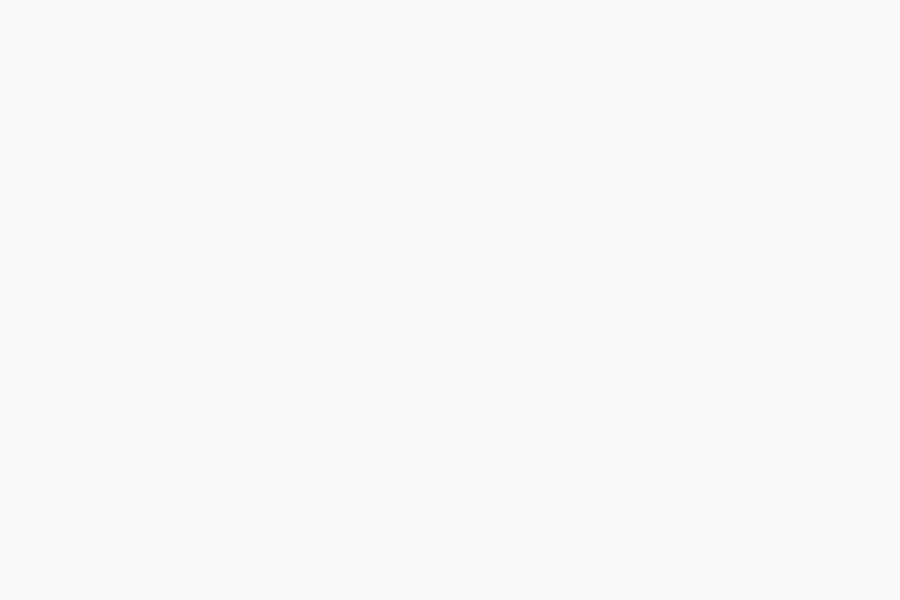
Frame 1 (no input)
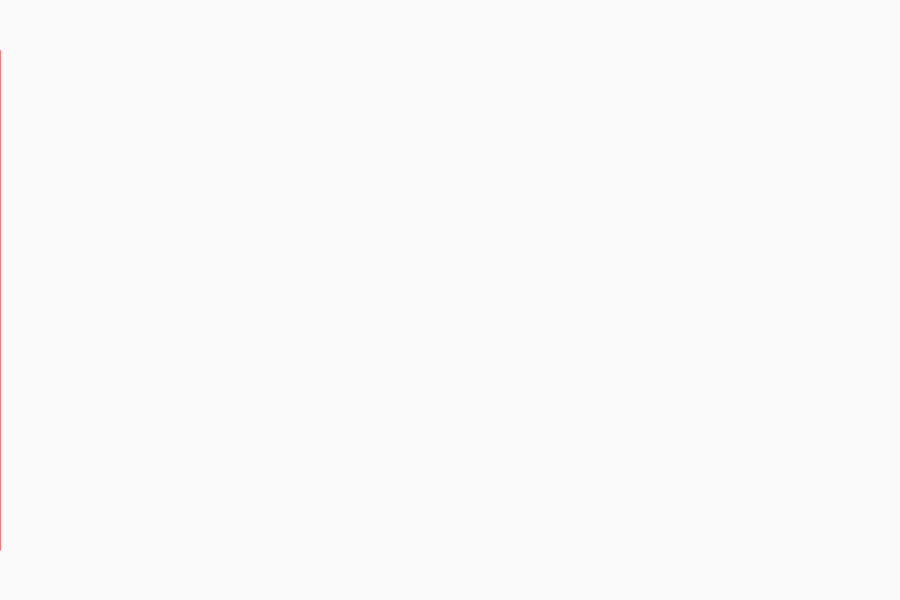
Frame 60 (the mouse pressed at the canvas centre just before this capture)
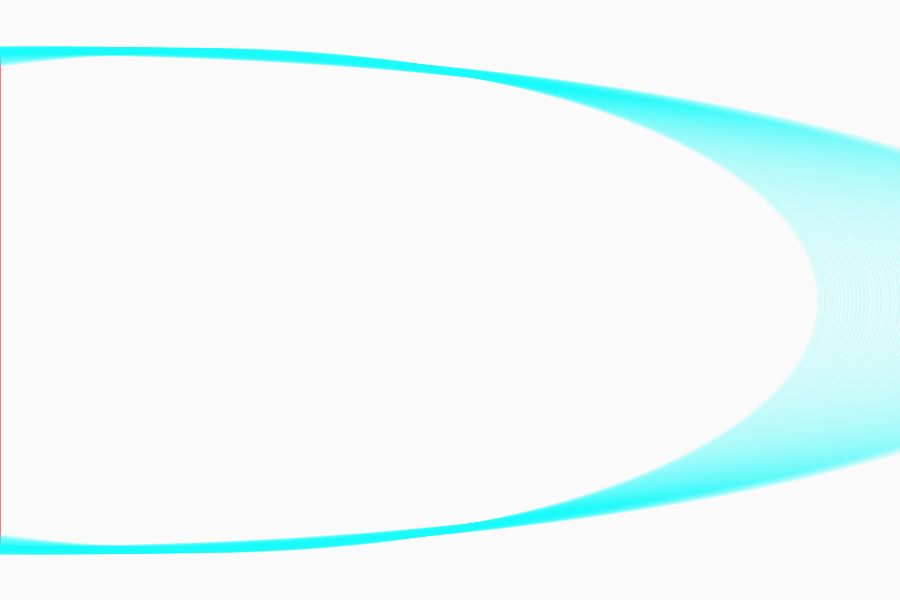
Frame 120 (the mouse held since frame 60 and released just before this capture)

The Processing sketch that drew these frames (run headless with seeded random() and noise(); from frame 60 on, the mouse is pressed at the canvas centre):

// Processing sketch: processing_56082
// ── processing_56082.pde

float x;
float easing = 0.01;
float diameter = 12;


void setup() {
  size(900, 600);
  smooth();
  //frameRate(15);
  noFill();
  //stroke(0,50);
  background(250);
}
void draw() {
  //float targetX = mouseX;
    x =  x + (mouseX - x)* easing;
 colorMode(HSB,100);
 strokeWeight(abs((mouseX - x)*0.02));
 float color1 = map(mouseY, 0,height, 0, 100);
 
 
 stroke(color1,90,950,10);
  ellipse(x, 300, (mouseX - x)* 5, 500);
  println(mouseX + " : " + x);
}
